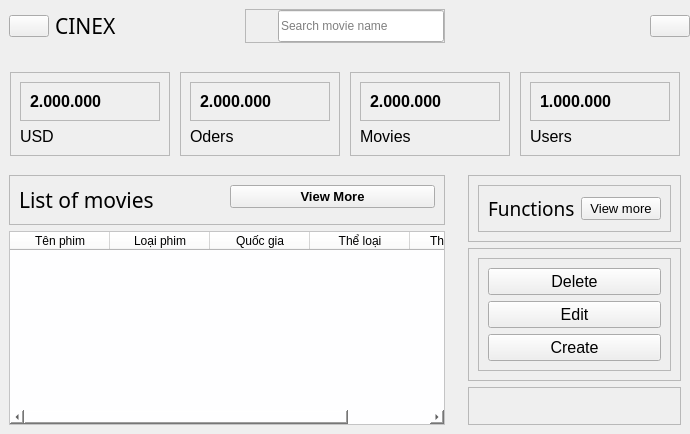
     <widget class="QWidget" name="mainBody" native="true">
      <property name="sizePolicy">
       <sizepolicy hsizetype="Preferred" vsizetype="Preferred">
        <horstretch>0</horstretch>
        <verstretch>0</verstretch>
       </sizepolicy>
      </property>
      <property name="maximumSize">
       <size>
        <width>860</width>
        <height>16777215</height>
       </size>
      </property>
      <layout class="QVBoxLayout" name="verticalLayout">
       <property name="spacing">
        <number>0</number>
       </property>
       <property name="leftMargin">
        <number>0</number>
       </property>
       <property name="topMargin">
        <number>0</number>
       </property>
       <property name="rightMargin">
        <number>0</number>
       </property>
       <property name="bottomMargin">
        <number>0</number>
       </property>
       <item alignment="Qt::AlignTop">
        <widget class="QWidget" name="headerFrame" native="true">
         <layout class="QHBoxLayout" name="horizontalLayout_2">
          <property name="spacing">
           <number>0</number>
          </property>
          <property name="leftMargin">
           <number>0</number>
          </property>
          <property name="topMargin">
           <number>0</number>
          </property>
          <property name="rightMargin">
           <number>0</number>
          </property>
          <property name="bottomMargin">
           <number>10</number>
          </property>
          <item alignment="Qt::AlignLeft">
           <widget class="QWidget" name="widget" native="true">
            <layout class="QHBoxLayout" name="horizontalLayout_3">
             <item>
              <widget class="QPushButton" name="Menu_btn">
               <property name="text">
                <string/>
               </property>
               <property name="icon">
                <iconset>
                 <normaloff>../images/icons/RedIcons/menu_ic.svg</normaloff>../images/icons/RedIcons/menu_ic.svg</iconset>
               </property>
               <property name="iconSize">
                <size>
                 <width>32</width>
                 <height>32</height>
                </size>
               </property>
              </widget>
             </item>
             <item>
              <widget class="QLabel" name="appHeader">
               <property name="font">
                <font>
                 <family>Segoe UI Black</family>
                 <pointsize>16</pointsize>
                 <weight>10</weight>
                 <italic>false</italic>
                 <bold>false</bold>
                </font>
               </property>
               <property name="styleSheet">
                <string notr="true">font: 87 16pt &quot;Segoe UI Black&quot;;</string>
               </property>
               <property name="text">
                <string>CINEX</string>
               </property>
              </widget>
             </item>
            </layout>
           </widget>
          </item>
          <item alignment="Qt::AlignHCenter">
           <widget class="QWidget" name="widget_2" native="true">
            <layout class="QHBoxLayout" name="horizontalLayout_4">
             <item alignment="Qt::AlignTop">
              <widget class="QFrame" name="searchFrame">
               <property name="minimumSize">
                <size>
                 <width>200</width>
                 <height>0</height>
                </size>
               </property>
               <property name="frameShape">
                <enum>QFrame::StyledPanel</enum>
               </property>
               <property name="frameShadow">
                <enum>QFrame::Raised</enum>
               </property>
               <layout class="QHBoxLayout" name="horizontalLayout_5">
                <property name="spacing">
                 <number>0</number>
                </property>
                <property name="leftMargin">
                 <number>0</number>
                </property>
                <property name="topMargin">
                 <number>0</number>
                </property>
                <property name="rightMargin">
                 <number>0</number>
                </property>
                <property name="bottomMargin">
                 <number>0</number>
                </property>
                <item>
                 <widget class="QLabel" name="label_2">
                  <property name="minimumSize">
                   <size>
                    <width>32</width>
                    <height>32</height>
                   </size>
                  </property>
                  <property name="maximumSize">
                   <size>
                    <width>32</width>
                    <height>32</height>
                   </size>
                  </property>
                  <property name="text">
                   <string/>
                  </property>
                  <property name="pixmap">
                   <pixmap>../images/icons/RedIcons/search_ic.svg</pixmap>
                  </property>
                 </widget>
                </item>
                <item>
                 <widget class="QLineEdit" name="lineEdit">
                  <property name="sizePolicy">
                   <sizepolicy hsizetype="Expanding" vsizetype="Fixed">
                    <horstretch>0</horstretch>
                    <verstretch>0</verstretch>
                   </sizepolicy>
                  </property>
                  <property name="minimumSize">
                   <size>
                    <width>0</width>
                    <height>15</height>
                   </size>
                  </property>
                  <property name="maximumSize">
                   <size>
                    <width>16777215</width>
                    <height>32</height>
                   </size>
                  </property>
                  <property name="styleSheet">
                   <string notr="true">
font: 12pt &quot;Sans Serif Collection&quot;;</string>
                  </property>
                  <property name="placeholderText">
                   <string>Search movie name</string>
                  </property>
                 </widget>
                </item>
               </layout>
              </widget>
             </item>
            </layout>
           </widget>
          </item>
          <item alignment="Qt::AlignRight">
           <widget class="QWidget" name="widget_3" native="true">
            <layout class="QHBoxLayout" name="horizontalLayout_6">
             <property name="spacing">
              <number>0</number>
             </property>
             <property name="leftMargin">
              <number>0</number>
             </property>
             <property name="topMargin">
              <number>0</number>
             </property>
             <property name="rightMargin">
              <number>0</number>
             </property>
             <property name="bottomMargin">
              <number>0</number>
             </property>
             <item>
              <widget class="QPushButton" name="Account_btn">
               <property name="text">
                <string/>
               </property>
               <property name="icon">
                <iconset>
                 <normaloff>../images/icons/RedIcons/user_ic.svg</normaloff>../images/icons/RedIcons/user_ic.svg</iconset>
               </property>
               <property name="iconSize">
                <size>
                 <width>32</width>
                 <height>32</height>
                </size>
               </property>
              </widget>
             </item>
            </layout>
           </widget>
          </item>
         </layout>
        </widget>
       </item>
       <item>
        <widget class="QWidget" name="cardsFrame" native="true">
         <layout class="QHBoxLayout" name="horizontalLayout_7">
          <property name="spacing">
           <number>10</number>
          </property>
          <property name="leftMargin">
           <number>10</number>
          </property>
          <property name="topMargin">
           <number>10</number>
          </property>
          <property name="rightMargin">
           <number>10</number>
          </property>
          <property name="bottomMargin">
           <number>10</number>
          </property>
          <item>
           <widget class="QFrame" name="card1">
            <property name="minimumSize">
             <size>
              <width>160</width>
              <height>0</height>
             </size>
            </property>
            <property name="frameShape">
             <enum>QFrame::StyledPanel</enum>
            </property>
            <property name="frameShadow">
             <enum>QFrame::Raised</enum>
            </property>
            <layout class="QVBoxLayout" name="verticalLayout_2">
             <item alignment="Qt::AlignTop">
              <widget class="QFrame" name="frame">
               <property name="frameShape">
                <enum>QFrame::StyledPanel</enum>
               </property>
               <property name="frameShadow">
                <enum>QFrame::Raised</enum>
               </property>
               <layout class="QHBoxLayout" name="horizontalLayout_8">
                <item>
                 <widget class="QLabel" name="label">
                  <property name="font">
                   <font>
                    <pointsize>12</pointsize>
                    <weight>75</weight>
                    <bold>true</bold>
                   </font>
                  </property>
                  <property name="styleSheet">
                   <string notr="true">font: 75 bold 12pt &quot;MS Shell Dlg 2&quot;;</string>
                  </property>
                  <property name="text">
                   <string>2.000.000</string>
                  </property>
                 </widget>
                </item>
                <item>
                 <widget class="QLabel" name="label_3">
                  <property name="maximumSize">
                   <size>
                    <width>32</width>
                    <height>32</height>
                   </size>
                  </property>
                  <property name="text">
                   <string/>
                  </property>
                  <property name="pixmap">
                   <pixmap>../images/icons/RedIcons/dollar_sign_ic.svg</pixmap>
                  </property>
                  <property name="scaledContents">
                   <bool>true</bool>
                  </property>
                 </widget>
                </item>
               </layout>
              </widget>
             </item>
             <item alignment="Qt::AlignTop">
              <widget class="QLabel" name="label_4">
               <property name="font">
                <font>
                 <pointsize>12</pointsize>
                </font>
               </property>
               <property name="text">
                <string>USD</string>
               </property>
              </widget>
             </item>
            </layout>
           </widget>
          </item>
          <item>
           <widget class="QFrame" name="card2">
            <property name="minimumSize">
             <size>
              <width>160</width>
              <height>0</height>
             </size>
            </property>
            <property name="frameShape">
             <enum>QFrame::StyledPanel</enum>
            </property>
            <property name="frameShadow">
             <enum>QFrame::Raised</enum>
            </property>
            <layout class="QVBoxLayout" name="verticalLayout_3">
             <item alignment="Qt::AlignTop">
              <widget class="QFrame" name="frame_2">
               <property name="frameShape">
                <enum>QFrame::StyledPanel</enum>
               </property>
               <property name="frameShadow">
                <enum>QFrame::Raised</enum>
               </property>
               <layout class="QHBoxLayout" name="horizontalLayout_9">
                <item>
                 <widget class="QLabel" name="label_6">
                  <property name="font">
                   <font>
                    <pointsize>12</pointsize>
                    <weight>75</weight>
                    <bold>true</bold>
                   </font>
                  </property>
                  <property name="styleSheet">
                   <string notr="true">font: 75 bold 12pt &quot;MS Shell Dlg 2&quot;;</string>
                  </property>
                  <property name="text">
                   <string>2.000.000</string>
                  </property>
                 </widget>
                </item>
                <item>
                 <widget class="QLabel" name="label_7">
                  <property name="maximumSize">
                   <size>
                    <width>32</width>
                    <height>32</height>
                   </size>
                  </property>
                  <property name="text">
                   <string/>
                  </property>
                  <property name="pixmap">
                   <pixmap>../images/icons/RedIcons/shopping_cart_ic.svg</pixmap>
                  </property>
                  <property name="scaledContents">
                   <bool>true</bool>
                  </property>
                 </widget>
                </item>
               </layout>
              </widget>
             </item>
             <item alignment="Qt::AlignTop">
              <widget class="QLabel" name="label_5">
               <property name="font">
                <font>
                 <pointsize>12</pointsize>
                </font>
               </property>
               <property name="text">
                <string>Oders</string>
               </property>
              </widget>
             </item>
            </layout>
           </widget>
          </item>
          <item>
           <widget class="QFrame" name="card3">
            <property name="minimumSize">
             <size>
              <width>160</width>
              <height>0</height>
             </size>
            </property>
            <property name="frameShape">
             <enum>QFrame::StyledPanel</enum>
            </property>
            <property name="frameShadow">
             <enum>QFrame::Raised</enum>
            </property>
            <layout class="QVBoxLayout" name="verticalLayout_4">
             <item alignment="Qt::AlignTop">
              <widget class="QFrame" name="frame_3">
               <property name="frameShape">
                <enum>QFrame::StyledPanel</enum>
               </property>
               <property name="frameShadow">
                <enum>QFrame::Raised</enum>
               </property>
               <layout class="QHBoxLayout" name="horizontalLayout_10">
                <item>
                 <widget class="QLabel" name="label_9">
                  <property name="font">
                   <font>
                    <family>MS Shell Dlg 2</family>
                    <pointsize>12</pointsize>
                    <weight>75</weight>
                    <italic>false</italic>
                    <bold>true</bold>
                   </font>
                  </property>
                  <property name="styleSheet">
                   <string notr="true">font: 75 bold 12pt &quot;MS Shell Dlg 2&quot;;</string>
                  </property>
                  <property name="text">
                   <string>2.000.000</string>
                  </property>
                 </widget>
                </item>
                <item>
                 <widget class="QLabel" name="label_10">
                  <property name="enabled">
                   <bool>true</bool>
                  </property>
                  <property name="sizePolicy">
                   <sizepolicy hsizetype="Expanding" vsizetype="Expanding">
                    <horstretch>0</horstretch>
                    <verstretch>0</verstretch>
                   </sizepolicy>
                  </property>
                  <property name="maximumSize">
                   <size>
                    <width>32</width>
                    <height>32</height>
                   </size>
                  </property>
                  <property name="text">
                   <string/>
                  </property>
                  <property name="pixmap">
                   <pixmap>../images/icons/RedIcons/film_ic.svg</pixmap>
                  </property>
                  <property name="scaledContents">
                   <bool>true</bool>
                  </property>
                 </widget>
                </item>
               </layout>
              </widget>
             </item>
             <item alignment="Qt::AlignTop">
              <widget class="QLabel" name="label_8">
               <property name="font">
                <font>
                 <pointsize>12</pointsize>
                </font>
               </property>
               <property name="text">
                <string>Movies</string>
               </property>
              </widget>
             </item>
            </layout>
           </widget>
          </item>
          <item>
           <widget class="QFrame" name="card4">
            <property name="minimumSize">
             <size>
              <width>160</width>
              <height>0</height>
             </size>
            </property>
            <property name="frameShape">
             <enum>QFrame::StyledPanel</enum>
            </property>
            <property name="frameShadow">
             <enum>QFrame::Raised</enum>
            </property>
            <layout class="QVBoxLayout" name="verticalLayout_5">
             <item alignment="Qt::AlignTop">
              <widget class="QFrame" name="frame_4">
               <property name="frameShape">
                <enum>QFrame::StyledPanel</enum>
               </property>
               <property name="frameShadow">
                <enum>QFrame::Raised</enum>
               </property>
               <layout class="QHBoxLayout" name="horizontalLayout_11">
                <item>
                 <widget class="QLabel" name="label_12">
                  <property name="font">
                   <font>
                    <family>MS Shell Dlg 2</family>
                    <pointsize>12</pointsize>
                    <weight>75</weight>
                    <italic>false</italic>
                    <bold>true</bold>
                   </font>
                  </property>
                  <property name="styleSheet">
                   <string notr="true">font: 75 bold 12pt &quot;MS Shell Dlg 2&quot;;</string>
                  </property>
                  <property name="text">
                   <string>1.000.000</string>
                  </property>
                 </widget>
                </item>
                <item>
                 <widget class="QLabel" name="label_13">
                  <property name="maximumSize">
                   <size>
                    <width>32</width>
                    <height>32</height>
                   </size>
                  </property>
                  <property name="text">
                   <string/>
                  </property>
                  <property name="pixmap">
                   <pixmap>../images/icons/RedIcons/users_ic.svg</pixmap>
                  </property>
                  <property name="scaledContents">
                   <bool>false</bool>
                  </property>
                 </widget>
                </item>
               </layout>
              </widget>
             </item>
             <item alignment="Qt::AlignTop">
              <widget class="QLabel" name="label_11">
               <property name="font">
                <font>
                 <pointsize>12</pointsize>
                </font>
               </property>
               <property name="text">
                <string>Users</string>
               </property>
              </widget>
             </item>
            </layout>
           </widget>
          </item>
         </layout>
        </widget>
       </item>
       <item>
        <widget class="QWidget" name="mainFrame" native="true">
         <property name="sizePolicy">
          <sizepolicy hsizetype="Preferred" vsizetype="Preferred">
           <horstretch>0</horstretch>
           <verstretch>0</verstretch>
          </sizepolicy>
         </property>
         <layout class="QHBoxLayout" name="horizontalLayout_12">
          <property name="spacing">
           <number>5</number>
          </property>
          <property name="leftMargin">
           <number>0</number>
          </property>
          <property name="topMargin">
           <number>0</number>
          </property>
          <property name="rightMargin">
           <number>0</number>
          </property>
          <property name="bottomMargin">
           <number>0</number>
          </property>
          <item>
           <widget class="QWidget" name="widget_4" native="true">
            <property name="minimumSize">
             <size>
              <width>0</width>
              <height>0</height>
             </size>
            </property>
            <layout class="QVBoxLayout" name="verticalLayout_6">
             <item alignment="Qt::AlignTop">
              <widget class="QFrame" name="frame_5">
               <property name="font">
                <font>
                 <pointsize>12</pointsize>
                 <weight>75</weight>
                 <bold>true</bold>
                </font>
               </property>
               <property name="frameShape">
                <enum>QFrame::StyledPanel</enum>
               </property>
               <property name="frameShadow">
                <enum>QFrame::Raised</enum>
               </property>
               <layout class="QHBoxLayout" name="horizontalLayout_13">
                <item alignment="Qt::AlignLeft|Qt::AlignTop">
                 <widget class="QLabel" name="label_14">
                  <property name="font">
                   <font>
                    <family>Segoe UI Black</family>
                    <pointsize>16</pointsize>
                    <weight>10</weight>
                    <italic>false</italic>
                    <bold>false</bold>
                   </font>
                  </property>
                  <property name="styleSheet">
                   <string notr="true">font: 87 16pt &quot;Segoe UI Black&quot;;</string>
                  </property>
                  <property name="text">
                   <string>List of movies</string>
                  </property>
                 </widget>
                </item>
                <item alignment="Qt::AlignTop">
                 <widget class="QPushButton" name="pushButton">
                  <property name="font">
                   <font>
                    <pointsize>10</pointsize>
                   </font>
                  </property>
                  <property name="text">
                   <string>View More</string>
                  </property>
                  <property name="icon">
                   <iconset>
                    <normaloff>:/WhiteIcons/icons/WhiteIcons/arrow-right-circle.svg</normaloff>:/WhiteIcons/icons/WhiteIcons/arrow-right-circle.svg</iconset>
                  </property>
                  <property name="iconSize">
                   <size>
                    <width>32</width>
                    <height>32</height>
                   </size>
                  </property>
                 </widget>
                </item>
               </layout>
              </widget>
             </item>
             <item>
              <widget class="QTableWidget" name="tableWidget">
               <property name="maximumSize">
                <size>
                 <width>500</width>
                 <height>16777215</height>
                </size>
               </property>
               <property name="styleSheet">
                <string notr="true">background-color: rgb(254, 254, 255);
font: 75 bold 10pt &quot;MS Shell Dlg 2&quot;;</string>
               </property>
               <column>
                <property name="text">
                 <string>Tên phim</string>
                </property>
               </column>
               <column>
                <property name="text">
                 <string>Loại phim</string>
                </property>
               </column>
               <column>
                <property name="text">
                 <string>Quốc gia</string>
                </property>
               </column>
               <column>
                <property name="text">
                 <string>Thể loại</string>
                </property>
               </column>
               <column>
                <property name="text">
                 <string>Thời lượng</string>
                </property>
               </column>
              </widget>
             </item>
            </layout>
           </widget>
          </item>
          <item alignment="Qt::AlignRight">
           <widget class="QWidget" name="widget_5" native="true">
            <layout class="QVBoxLayout" name="verticalLayout_7">
             <item>
              <widget class="QFrame" name="frame_14">
               <property name="frameShape">
                <enum>QFrame::StyledPanel</enum>
               </property>
               <property name="frameShadow">
                <enum>QFrame::Raised</enum>
               </property>
               <layout class="QHBoxLayout" name="horizontalLayout_18">
                <item>
                 <widget class="QFrame" name="frame_6">
                  <property name="frameShape">
                   <enum>QFrame::StyledPanel</enum>
                  </property>
                  <property name="frameShadow">
                   <enum>QFrame::Raised</enum>
                  </property>
                  <layout class="QHBoxLayout" name="horizontalLayout_14">
                   <item>
                    <widget class="QLabel" name="label_15">
                     <property name="font">
                      <font>
                       <family>Segoe UI Black</family>
                       <pointsize>14</pointsize>
                       <weight>10</weight>
                       <italic>false</italic>
                       <bold>false</bold>
                      </font>
                     </property>
                     <property name="styleSheet">
                      <string notr="true">font: 87 14pt &quot;Segoe UI Black&quot;;</string>
                     </property>
                     <property name="text">
                      <string>Functions</string>
                     </property>
                    </widget>
                   </item>
                   <item>
                    <widget class="QPushButton" name="pushButton_2">
                     <property name="font">
                      <font>
                       <pointsize>10</pointsize>
                      </font>
                     </property>
                     <property name="text">
                      <string>View more</string>
                     </property>
                     <property name="icon">
                      <iconset>
                       <normaloff>:/WhiteIcons/icons/WhiteIcons/arrow-right-circle.svg</normaloff>:/WhiteIcons/icons/WhiteIcons/arrow-right-circle.svg</iconset>
                     </property>
                     <property name="iconSize">
                      <size>
                       <width>32</width>
                       <height>32</height>
                      </size>
                     </property>
                    </widget>
                   </item>
                  </layout>
                 </widget>
                </item>
               </layout>
              </widget>
             </item>
             <item alignment="Qt::AlignTop">
              <widget class="QFrame" name="frame_13">
               <property name="frameShape">
                <enum>QFrame::StyledPanel</enum>
               </property>
               <property name="frameShadow">
                <enum>QFrame::Raised</enum>
               </property>
               <layout class="QHBoxLayout" name="horizontalLayout_17">
                <item>
                 <widget class="QFrame" name="frame_7">
                  <property name="frameShape">
                   <enum>QFrame::StyledPanel</enum>
                  </property>
                  <property name="frameShadow">
                   <enum>QFrame::Raised</enum>
                  </property>
                  <layout class="QVBoxLayout" name="verticalLayout_8">
                   <item>
                    <widget class="QPushButton" name="pushButtonDelete">
                     <property name="font">
                      <font>
                       <pointsize>12</pointsize>
                      </font>
                     </property>
                     <property name="text">
                      <string>Delete</string>
                     </property>
                     <property name="icon">
                      <iconset>
                       <normaloff>../images/icons/WhiteIcons/delete_ic.svg</normaloff>../images/icons/WhiteIcons/delete_ic.svg</iconset>
                     </property>
                     <property name="iconSize">
                      <size>
                       <width>32</width>
                       <height>32</height>
                      </size>
                     </property>
                    </widget>
                   </item>
                   <item>
                    <widget class="QPushButton" name="pushButtonEdit">
                     <property name="font">
                      <font>
                       <pointsize>12</pointsize>
                      </font>
                     </property>
                     <property name="layoutDirection">
                      <enum>Qt::LeftToRight</enum>
                     </property>
                     <property name="text">
                      <string>Edit</string>
                     </property>
                     <property name="icon">
                      <iconset>
                       <normaloff>../images/icons/WhiteIcons/edit_ic.svg</normaloff>../images/icons/WhiteIcons/edit_ic.svg</iconset>
                     </property>
                     <property name="iconSize">
                      <size>
                       <width>32</width>
                       <height>32</height>
                      </size>
                     </property>
                     <property name="checkable">
                      <bool>false</bool>
                     </property>
                    </widget>
                   </item>
                   <item>
                    <widget class="QPushButton" name="pushButtonCreate">
                     <property name="font">
                      <font>
                       <pointsize>12</pointsize>
                      </font>
                     </property>
                     <property name="text">
                      <string>Create</string>
                     </property>
                     <property name="icon">
                      <iconset>
                       <normaloff>../images/icons/WhiteIcons/create_ic.svg</normaloff>../images/icons/WhiteIcons/create_ic.svg</iconset>
                     </property>
                     <property name="iconSize">
                      <size>
                       <width>32</width>
                       <height>32</height>
                      </size>
                     </property>
                    </widget>
                   </item>
                  </layout>
                 </widget>
                </item>
               </layout>
              </widget>
             </item>
             <item>
              <widget class="QFrame" name="frame_15">
               <property name="frameShape">
                <enum>QFrame::StyledPanel</enum>
               </property>
               <property name="frameShadow">
                <enum>QFrame::Raised</enum>
               </property>
               <layout class="QHBoxLayout" name="horizontalLayout_19">
                <item>
                 <widget class="QLabel" name="label_16">
                  <property name="maximumSize">
                   <size>
                    <width>50</width>
                    <height>50</height>
                   </size>
                  </property>
                  <property name="font">
                   <font>
                    <pointsize>12</pointsize>
                   </font>
                  </property>
                  <property name="text">
                   <string/>
                  </property>
                  <property name="pixmap">
                   <pixmap>../images/Admin/UEL_Logo.png</pixmap>
                  </property>
                  <property name="scaledContents">
                   <bool>true</bool>
                  </property>
                 </widget>
                </item>
                <item>
                 <widget class="QLabel" name="label_22">
                  <property name="maximumSize">
                   <size>
                    <width>50</width>
                    <height>50</height>
                   </size>
                  </property>
                  <property name="text">
                   <string/>
                  </property>
                  <property name="pixmap">
                   <pixmap>../images/Admin/FIS_Logo.png</pixmap>
                  </property>
                  <property name="scaledContents">
                   <bool>true</bool>
                  </property>
                 </widget>
                </item>
               </layout>
              </widget>
             </item>
            </layout>
           </widget>
          </item>
         </layout>
        </widget>
       </item>
      </layout>
     </widget>
